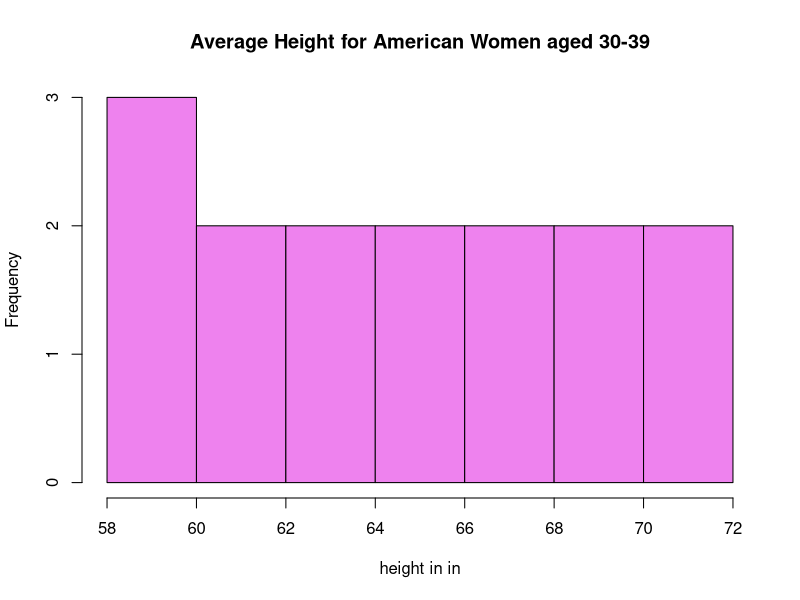
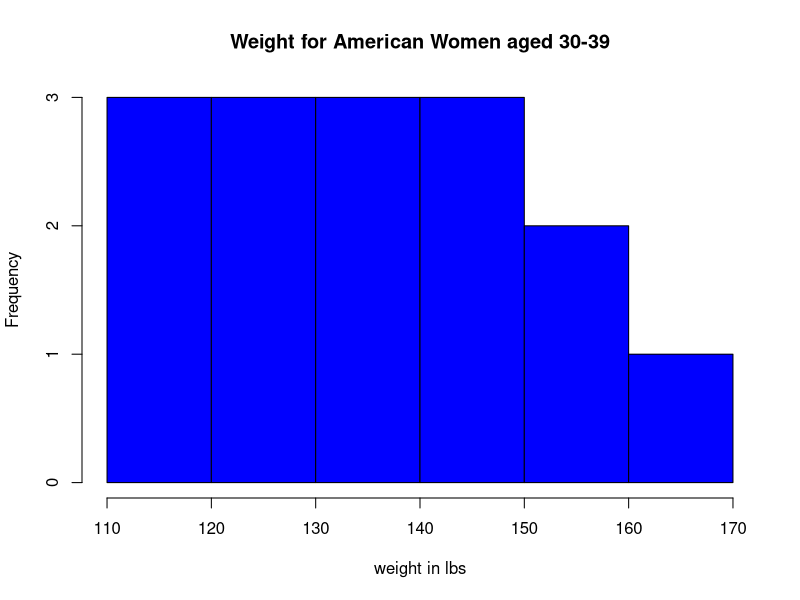
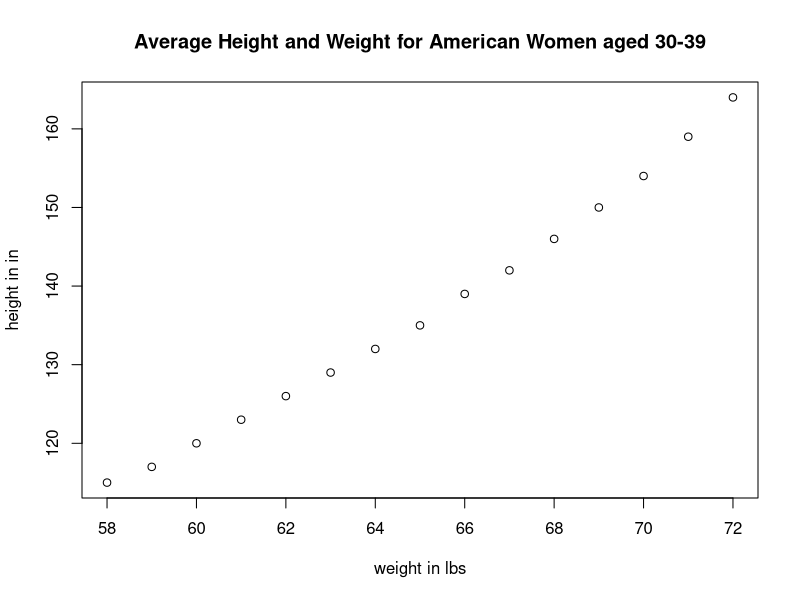

Write R code to recreate these figures, in order.
#MPP-E1180: Introduction to Collaborative Social Science Data Analysis
#Pair Assignment 1
#Jasmin Cantzler & Valeria Nieberg

###Data Set 1
data()
# lists internal data sets
data(women)
# loads "women" data set
?women
# provides data description:
###Description: This data set gives the average heights and weights for American women aged 30–39.
###Usage:women
###Format: A data frame with 15 observations on 2 variables.
###[,1]	height	numeric	Height (in)
###[,2]	weight	numeric	Weight (lbs)
###Details: The data set appears to have been taken from the American Society of Actuaries Build and Blood Pressure Study for some (unknown to us) earlier year. The World Almanac notes: “The figures represent weights in ordinary indoor clothing and shoes, and heights with shoes”.
###Source: The World Almanac and Book of Facts, 1975.

names(women)
# finds variable names (in this case two, "height" and "weight")
colors = c("violet")
# specifies a color
hist(women$height,
     main='Average Height for American Women aged 30-39',
     xlab='height in in',
     col=colors)
colors = c("blue")
# specifies a color
hist(women$weight,
     main='Weight for American Women aged 30-39',
     xlab='weight in lbs',
     col=colors)
#creates histogram for the two variables "height" and "weight"
mean(women$weight)
#calculates the mean, average mean weight is 136.73 lbs (62.02kg)
mean(women$height)
#calculates the mean, average mean height is 65 in (165.1 cm)
median(women$weight)
# median weight 135
median(women$height)
# median height 65
range(women$weight)
# calculates the range, 115-164 lbs
range(women$height)
# calculates the range, 58-72 in
plot(women$height, women$weight,
    main='Average Height and Weight for American Women aged 30-39',
    xlab='weight in lbs',
    ylab='height in in')
cor.test(women$weight, women$height)
#weight and height are positively correlated




# Citation of Software:

# R Core Team (2015). R: A language and environment for
# statistical computing. R Foundation for Statistical Computing,
# Vienna, Austria. URL https://www.R-project.org/.

